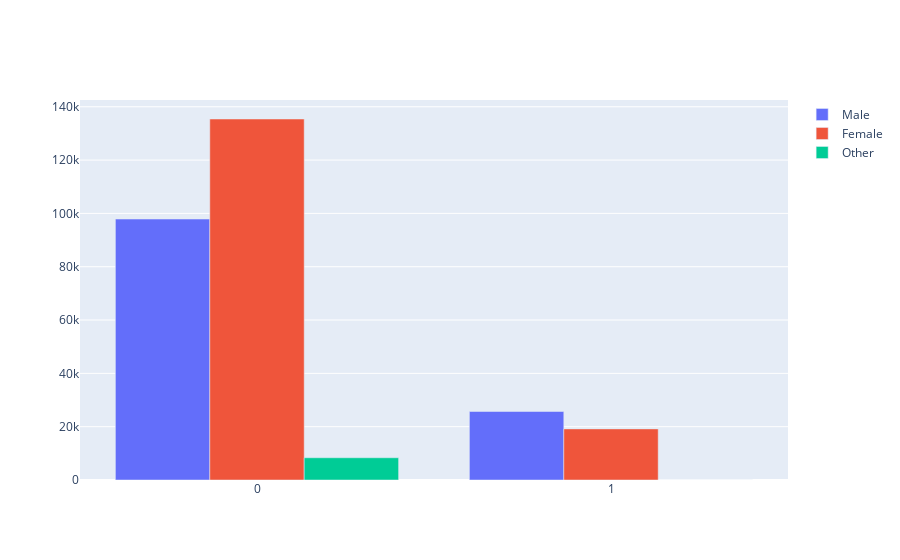

Source (notebook cell):
### Markdown cell above
### Gender

### Code cell
churn = ['1', '0']

fig = go.Figure(data=[
    go.Bar(name='Male', x=churn, y=gender_tab['M']),
    go.Bar(name='Female', x=churn, y=gender_tab['F']),
    go.Bar(name='Other', x=churn, y=gender_tab['null'])
])
# Change the bar mode
fig.update_layout(barmode='group')
fig.show()

### Figure 1 — Plotly figure (JSON) as saved in the notebook; plotly's stock layout.template omitted (floating-point values rounded to 4 significant figures)
{"data": [{"name": "Male", "type": "bar", "x": ["1", "0"], "y": [25696, 97880]}, {"name": "Female", "type": "bar", "x": ["1", "0"], "y": [19168, 135410]}, {"name": "Other", "type": "bar", "x": ["1", "0"], "y": [0, 8346]}], "layout": {"barmode": "group"}}
